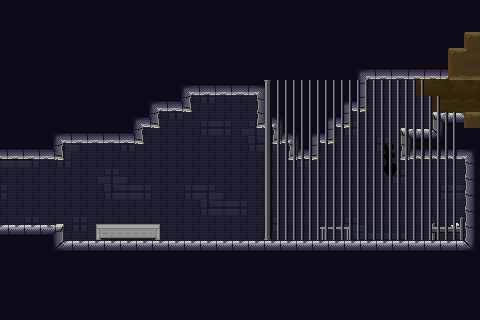

Rendered tile map (Tiled .tmx) drawn with the repository's tilesets; below, a short description and the map source with its tile grids summarised:
An orthogonal 30x20 tile map with 16x16 px tiles, 9 tile layers (bkg_far, bkg_close, onoff-defaulton(blue), onoff-defaultoff(blue), ...), 8 tilesets.

<map version="1.10" tiledversion="1.11.0" orientation="orthogonal" renderorder="right-down" width="30" height="20" tilewidth="16" tileheight="16" infinite="0" nextlayerid="11" nextobjectid="1">
 <tileset firstgid="1" source="../../jail_wall.tsx" />
 <tileset firstgid="65" source="../../jail_block.tsx" />
 <tileset firstgid="129" source="../../jail_bars.tsx" />
 <tileset firstgid="139" source="../3 - Old Tunnels/dirt_bkg.tsx" />
 <tileset firstgid="154" source="../3 - Old Tunnels/dirt_block.tsx" />
 <tileset firstgid="169" source="../../PlaceholderSprites.tsx" />
 <tileset firstgid="274" source="../Possible Extra Art.tsx" />
 <tileset firstgid="286" source="../../decorative_props.tsx" />
 <layer id="4" name="bkg_far" width="30" height="20">
  <properties>
   <property name="unity:sortinglayer" value="Bkg_far" />
  </properties>
  <data>[600 cells, 0 non-empty, 0 distinct tile ids]</data>
 </layer>
 <layer id="1" name="bkg_close" width="30" height="20">
  <properties>
   <property name="unity:sortinglayer" value="Bkg" />
  </properties>
  <data>[600 cells, 461 non-empty, 20 distinct tile ids]</data>
 </layer>
 <layer id="6" name="onoff-defaulton(blue)" width="30" height="20">
  <properties>
   <property name="unity:layer" value="Ground" />
   <property name="unity:sortinglayer" value="Ground" />
   <property name="unity:tag" value="onoff-defaulton" />
  </properties>
  <data>[600 cells, 0 non-empty, 0 distinct tile ids]</data>
 </layer>
 <layer id="7" name="onoff-defaultoff(blue)" width="30" height="20">
  <properties>
   <property name="unity:layer" value="Ground" />
   <property name="unity:sortinglayer" value="Ground" />
   <property name="unity:tag" value="onoff-defaultoff" />
  </properties>
  <data>[600 cells, 0 non-empty, 0 distinct tile ids]</data>
 </layer>
 <layer id="9" name="onoff2-defaulton(purple)" width="30" height="20">
  <properties>
   <property name="unity:layer" value="Ground" />
   <property name="unity:sortinglayer" value="Ground" />
   <property name="unity:tag" value="onoff2-defaulton" />
  </properties>
  <data>[600 cells, 0 non-empty, 0 distinct tile ids]</data>
 </layer>
 <layer id="8" name="onoff2-defaultoff(purple)" width="30" height="20">
  <properties>
   <property name="unity:layer" value="Ground" />
   <property name="unity:sortinglayer" value="Ground" />
   <property name="unity:tag" value="onoff2-defaultoff" />
  </properties>
  <data>[600 cells, 0 non-empty, 0 distinct tile ids]</data>
 </layer>
 <layer id="2" name="ground" width="30" height="20">
  <properties>
   <property name="unity:layer" value="Ground" />
   <property name="unity:sortinglayer" value="Ground" />
  </properties>
  <data>[600 cells, 406 non-empty, 22 distinct tile ids]</data>
 </layer>
 <layer id="10" name="annotations (for game objects)" width="30" height="20">
  <data>[600 cells, 2 non-empty, 2 distinct tile ids]</data>
 </layer>
 <layer id="3" name="foreground" width="30" height="20">
  <properties>
   <property name="unity:sortinglayer" value="Foreground" />
  </properties>
  <data>[600 cells, 103 non-empty, 4 distinct tile ids]</data>
 </layer>
</map>
